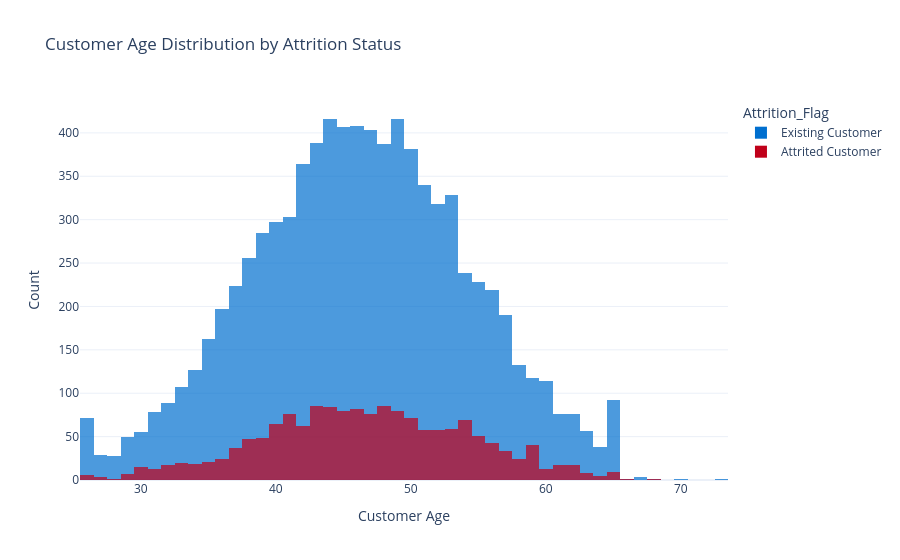

Notebook source saved alongside this figure:
### Code cell
# ── Plot 4: Histogram — Customer_Age distribution ─────────────────────
fig4 = px.histogram(
    df, x='Customer_Age', color='Attrition_Flag',
    barmode='overlay', opacity=0.7,
    color_discrete_map={
        'Existing Customer': '#006FCF',
        'Attrited Customer': '#C0001A'
    },
    title='Customer Age Distribution by Attrition Status',
    template='plotly_white'
)
fig4.update_layout(xaxis_title='Customer Age', yaxis_title='Count')
fig4.show()

### Figure 1 — Plotly figure (JSON) as saved in the notebook; plotly's stock layout.template omitted (floating-point values rounded to 4 significant figures; data arrays with more than 128 entries replaced by an {"elided": "..."} marker saying what was removed)
{"data": [{"bingroup": "x", "hovertemplate": "Attrition_Flag=Existing Customer<br>Customer_Age=%{x}<br>count=%{y}<extra></extra>", "legendgroup": "Existing Customer", "marker": {"color": "#006FCF", "opacity": 0.7, "pattern": {"shape": ""}}, "name": "Existing Customer", "orientation": "v", "showlegend": true, "type": "histogram", "x": {"elided": "8500 int values"}, "xaxis": "x", "yaxis": "y"}, {"bingroup": "x", "hovertemplate": "Attrition_Flag=Attrited Customer<br>Customer_Age=%{x}<br>count=%{y}<extra></extra>", "legendgroup": "Attrited Customer", "marker": {"color": "#C0001A", "opacity": 0.7, "pattern": {"shape": ""}}, "name": "Attrited Customer", "orientation": "v", "showlegend": true, "type": "histogram", "x": {"elided": "1627 int values"}, "xaxis": "x", "yaxis": "y"}], "layout": {"barmode": "overlay", "legend": {"title": {"text": "Attrition_Flag"}, "tracegroupgap": 0}, "title": {"text": "Customer Age Distribution by Attrition Status"}, "xaxis": {"anchor": "y", "domain": [0, 1], "title": {"text": "Customer Age"}}, "yaxis": {"anchor": "x", "domain": [0, 1], "title": {"text": "Count"}}}}
